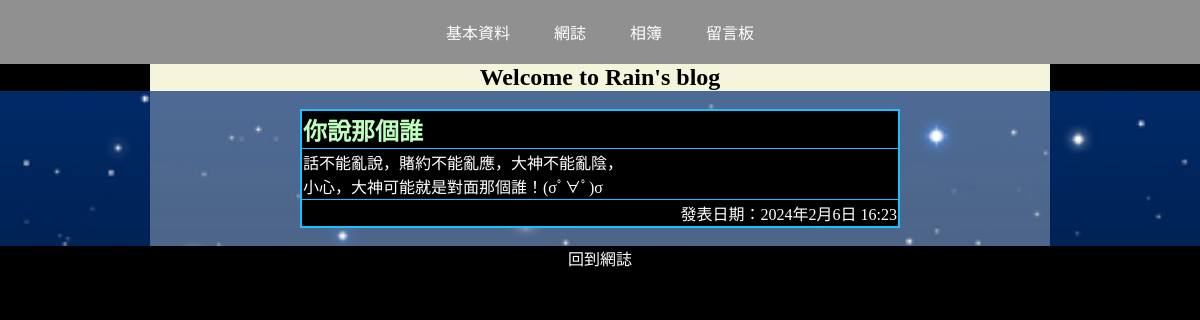
/articles/9, run on an earlier commit of the app's database.
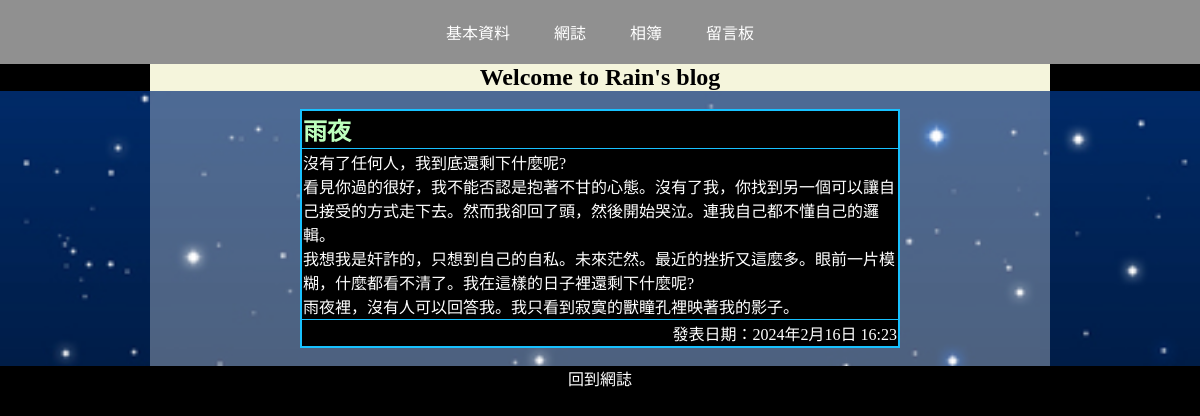
And on a later commit of the database.
### crudpractice/models.py (models this page shows, shortened)
class Article(models.Model):
    username = models.CharField(max_length=20, null=False)
    title = models.CharField(max_length=40, null=False)
    content = models.TextField(max_length=2000, null=False)
    datestart = models.DateTimeField()
    datelast = models.DateTimeField(default=now())

### crudpractice/views.py (the view)
# urls.py: path('articles/<int:articleid>', views.articles),
def articles(request, articleid=0):
    article_obj = Article.objects.get(id=articleid)
    title = article_obj.title
    content = article_obj.content
    datestart = article_obj.datestart
    datelast = article_obj.datelast
    return render(request, 'articles.html', locals())

### templates/articles.html (shortened to what this page needs)
<!DOCTYPE html>
<html lang="en">
<head>
    <link rel="stylesheet" href="/static/style.css">
</head>
<body>
    <div class="connection">
        <a href="/user_profile">基本資料</a>
        <a href="/blog">網誌</a>
        <a href="/album">相簿</a>
        <a href="/board">留言板</a>
    </div>
    <h2>Welcome to Rain's blog</h2>
    <div class="bgc">
        <div class="bgc2">
            <br>
            <table border="1">
                <tr>
                    <th style="text-align: left; color: rgb(189, 255, 189); font-size: 24px;">{{title}}</th>
                    <tr>
                        <td>
                            {{content|linebreaksbr}}
                        </td>
                    </tr>
                    <tr>
                        <td style="text-align: right">發表日期：{{datestart}}</td>
                    </tr>
                </tr>
            </table>
            <br>
        </div>
    </div>
    <a href="/blog" style="text-decoration: none; color: white;">回到網誌</a>
</body>
</html>

What changed in the data, as far as the page shows it:
changed Article: title "你說那個誰" → "雨夜"; content "話不能亂說，賭約不能亂應，大神不能亂陰， 小心，大神可能就是對面那個誰！(σﾟ∀ﾟ)σ" → "沒有了任何人，我到底還剩下什麼呢? 看見你過的很好，我不能否認是抱著不甘的心態。沒有了我，你找到另一個可以讓自己接受的方式走下去。然而我卻回了頭，然後開始哭泣。連我自己都不懂自己的邏輯。 我想我是奸詐的，只想到自己的自私。未來茫然。最近的挫折又這麼多。眼前一片模糊，什麼都看不清了。我在這樣的日子裡還剩下什麼呢? 雨夜裡，沒有人可以回答我。我只看到寂寞的獸瞳孔裡映著我的影子。"; datestart "2024年2月6日 16:23" → "2024年2月16日 16:23"
